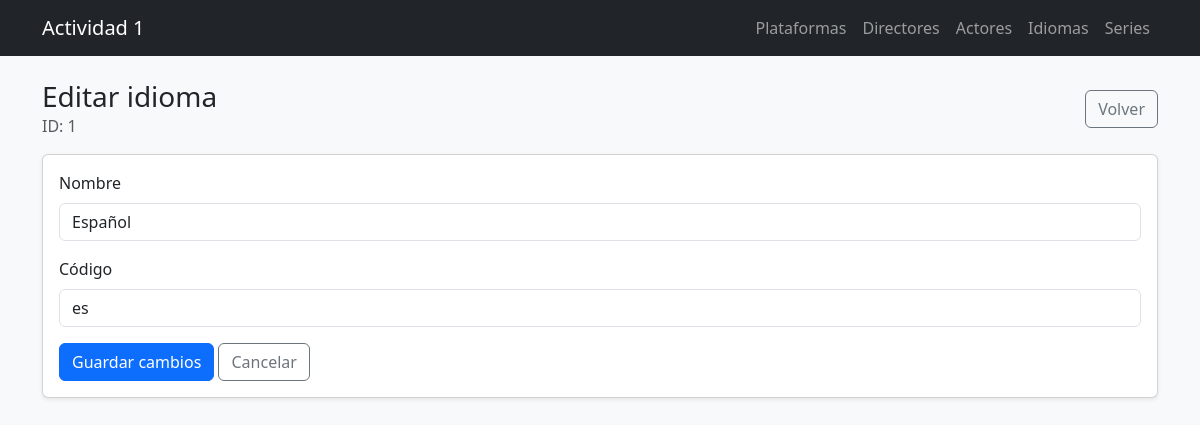
The app's page /views/idiomas/edit.php?id=1 with its own data.
### tables this page shows
CREATE TABLE idiomas (
  id INT UNSIGNED AUTO_INCREMENT PRIMARY KEY,
  nombre VARCHAR(80) NOT NULL,
  codigo VARCHAR(10) NOT NULL,
  created_at DATETIME NOT NULL DEFAULT CURRENT_TIMESTAMP,
  updated_at DATETIME NULL DEFAULT NULL ON UPDATE CURRENT_TIMESTAMP,
  UNIQUE KEY uq_idiomas_codigo (codigo),
  UNIQUE KEY uq_idiomas_nombre (nombre)
);

### models/Idioma.php (called while the page is built, shortened)
<?php
class Idioma
{
    private $id;
    private $nombre;
    private $codigo;
    public function __construct($id = null, $nombre = null, $codigo = null)
    {
        $this->id = $id;
        $this->nombre = $nombre;
        $this->codigo = $codigo;
    }
    public function getId() { return $this->id; }
    public function getNombre() { return $this->nombre; }
    public function getCodigo() { return $this->codigo; }
    private function connect()
    {
        $host = "localhost";
        $db   = "actividad1_backend";
        $user = "root";
        $pass = "";
        $charset = "utf8mb4";
        $dsn = "mysql:host=$host;dbname=$db;charset=$charset";
        return new PDO($dsn, $user, $pass, [
            PDO::ATTR_ERRMODE => PDO::ERRMODE_EXCEPTION
        ]);
    }
    public function getById($id)
    {
        $pdo = $this->connect();
        $stmt = $pdo->prepare("SELECT id, nombre, codigo FROM idiomas WHERE id = ?");
        $stmt->execute([$id]);
        $row = $stmt->fetch(PDO::FETCH_ASSOC);
        return new Idioma($row["id"], $row["nombre"], $row["codigo"]);
    }
}

### controllers/IdiomaController.php (called while the page is built, shortened)
<?php
require_once __DIR__ . "/../models/Idioma.php";
class IdiomaController
{
    public function getIdioma($id)
    {
        $id = Validator::id($id, "id");
        $model = new Idioma();
        return $model->getById($id);
    }
}

### views/idiomas/edit.php (the view, shortened to what this page needs)
<?php
require_once __DIR__ . "/../../controllers/IdiomaController.php";
$controller = new IdiomaController();
$id = (int)$_GET["id"];
$idioma = $controller->getIdioma($id);
$nombre = $idioma->getNombre();
$codigo = $idioma->getCodigo();
require_once __DIR__ . "/../partials/header.php";
?>
<div class="d-flex justify-content-between align-items-center mb-3">
  <div>
    <h1 class="h3 mb-0">Editar idioma</h1>
    <div class="text-muted">ID: <?= $idioma->getId() ?></div>
  </div>
  <a class="btn btn-outline-secondary" href="list.php">Volver</a>
</div>
<div class="card shadow-sm">
  <div class="card-body">
    <form method="post" action="">
      <div class="mb-3">
        <label class="form-label">Nombre</label>
        <input class="form-control" name="nombre" value="<?= htmlspecialchars($nombre) ?>" required autofocus>
      </div>
      <div class="mb-3">
        <label class="form-label">Código</label>
        <input class="form-control" name="codigo" value="<?= htmlspecialchars($codigo) ?>" required maxlength="10">
      </div>
      <button class="btn btn-primary" type="submit">Guardar cambios</button>
      <a class="btn btn-outline-secondary" href="list.php">Cancelar</a>
    </form>
  </div>
</div>
<?php require_once __DIR__ . "/../partials/footer.php"; ?>

### records on screen
idiomas: id "1", nombre "Español", codigo "es"
